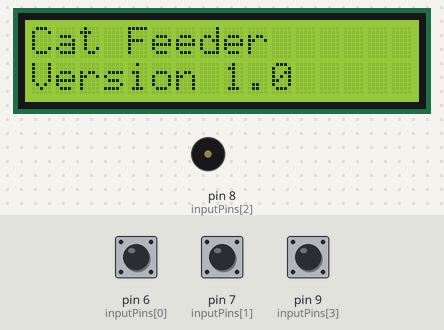
Simulated run of this sketch. Board: Arduino Uno, built with avr-gcc and run on an emulated ATmega328P. Shown: 16×2 character LCD, buzzer (waves = sounding). The inputs (shaded band) are chosen by the test bench; at power-on: pin 7 (inputPins[1]) HIGH, pin 6 (inputPins[0]) HIGH, pin 9 (inputPins[3]) HIGH. The local clock reads 2024-03-15 10:24:30 at power-on unless the sketch sets it.

Above: at 3.5 s.
3.6 s: pin 7 (inputPins[1]) pulled LOW for 3.2 s
At 7.4 s:
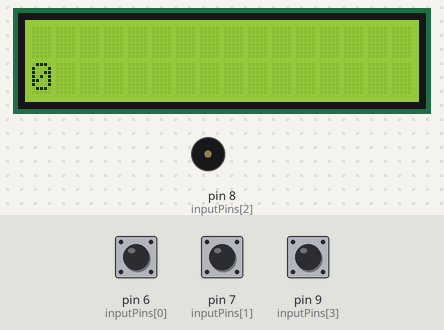
8.3 s: pin 7 (inputPins[1]) pulled LOW for 0.15 s
At 9.4 s:
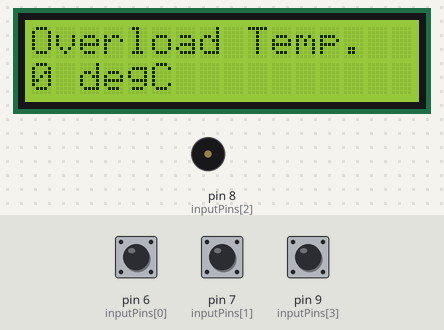
9.9 s: pin 7 (inputPins[1]) pulled LOW for 1 s
At 11.8 s:
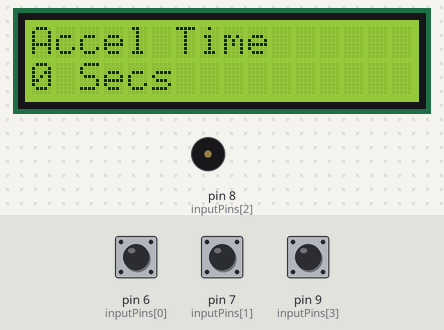
12.4 s: pin 7 (inputPins[1]) pulled LOW for 0.15 s
At 13.7 s:
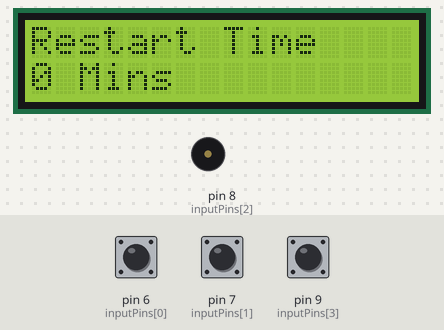
14.0 s: pin 7 (inputPins[1]) pulled LOW for 0.15 s
At 14.9 s:
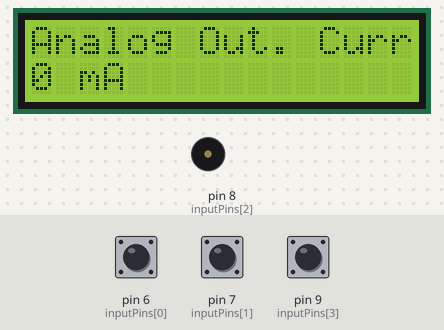
15.6 s: pin 7 (inputPins[1]) pulled LOW for 1 s
At 17.3 s:
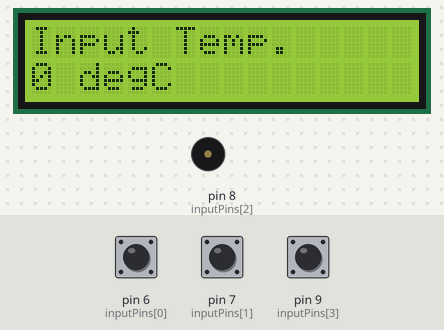
Timing chart, 0 to 18.8 s (numbered marks = the images above; inputs shaded):
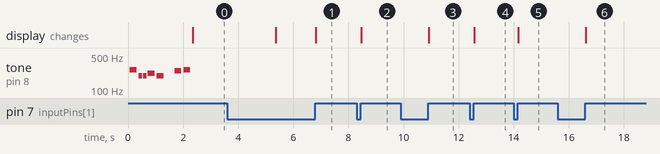

The sketch:

ArduinoCatFeeder.ino
```cpp
/*
Automatic Cat Feeder
*/


/* Step 1 : Define the libraries used, the toolboxes!*/
#include <LiquidCrystal.h>                                       //We'll need the LCD toolbox
#include <Servo.h>                                               //We'll need the Servo Toolbox
#include <DS3231.h>                                              // Real Time Clock toolbox
#include "pitches.h"                                             //To control the beeper so the cats know when it's feeding time

//-----------------------------------------------------------------------------------------------
/* Step 2: Define the components */
DS3231  rtc(SDA, SCL);                                           //We connect the RTC to the SDA and SCL
const int RS = 12, RW = 11, d4 = 5, d5 = 4, d6 = 3, d7 = 2;      //We write down the pins for the LCD
LiquidCrystal lcd(RS, RW, d4, d5, d6, d7);

//Input & Button Logic
const int numOfInputs = 4;                                       // Define how many buttons
const int inputPins[numOfInputs] = {6,7,8,9};                    // define the pins for the buttons
int inputState[numOfInputs];                                     // Create an array for storing each button
int lastInputState[numOfInputs] = {LOW,LOW,LOW,LOW};             // Set all the buttons to Low to start
bool inputFlags[numOfInputs] = {LOW,LOW,LOW,LOW};                // Set all the flags to Low
long lastDebounceTime[numOfInputs] = {0,0,0,0};                  //
long debounceDelay = 5;                                          //
const int numOfScreens = 10;                                     // Pick here How many menus you want in our case
int currentScreen = 0;                                           // First Menu will be stored in the screen 0
String screens[numOfScreens][2] = {
  {},                                                            // Menu 0, is setup in the
  {},
  {},
  {"Overload Temp.","degC"},
  {"Accel Time", "Secs"},
  {"Restart Time","Mins"},
  {"Analog Out. Curr.","mA"},
  {"Input Temp.","degC"},
  {"Run Time", "Hours"},
  {"Start Times","times"}};
int parameters[numOfScreens];

//----------------------------------------------------------------------------------------------
//Step 3 : Have some customization fun

//Special characters
 byte Cat[8]={B01001,B01111,B10111,B11101,B01110,B11101,B11100,B10011};
 byte Bell[8]={B00000,B00100,B01110,B01110,B01110,B01110,B11111,B00100};
 byte Clock[8]={B00100,B01010,B10001,B10011,B10101,B10101,B01110,B00100};

//Tone melody setup for the cats
 int melody[]={NOTE_C4,NOTE_G3,NOTE_G3,NOTE_A3,NOTE_G3,0,NOTE_B3,NOTE_C4};             // notes in the melody:
 int noteDurations[] = {4, 8, 8, 4, 4, 4, 4, 4};                                       // note durations: 4 = quarter note, 8 = eighth note, etc.:

//---------------------------------------------------------------------------------------------

void setup() {
 rtc.begin();                                                                          // Initialize the Real Time Clock
 //rtc.setTime(18,40,00);                                                              //Remove comments to set up time, then put back in comment and upload code again
 //rtc.setDate(13,6,2020);                                                             //Remove comments to set up date, then put back in comment and upload code again
 Serial.begin(9600);                                                                   // Set up the Baud rate for the serial for debugging if needed
 lcd.begin(16,2);                                                                      // Initialize the LCD 16 characters row, and 2 rows
 lcd.createChar(1, Cat);                                                               // Link the special characters created previously in the LCD
 lcd.createChar(2, Bell);
 lcd.createChar(3, Clock);
    for(int i = 0; i < numOfInputs; i++) {                                             // Initialize each button
    pinMode(inputPins[i], INPUT);                                                      // Set each pin as an inputs
    digitalWrite(inputPins[i], HIGH);                                                  // Set each input using the internal pull-up
    }
    for (int thisNote = 0; thisNote < 8; thisNote++) {
    int noteDuration = 1000 / noteDurations[thisNote];                                  // to calculate the note duration, take one second divided by the note type.
    tone(8, melody[thisNote], noteDuration);
    int pauseBetweenNotes = noteDuration * 1.30;                                        // to distinguish the notes, set a minimum time between them.the note's duration + 30% seems to work well:
    delay(pauseBetweenNotes);                                                           // add the delay previously setup
    noTone(8);                                                                          // stop the tone playing:
  }
}

void loop() {
  setInputFlags();
  resolveInputFlags();
}

void setInputFlags() {
  for(int i = 0; i < numOfInputs; i++) {                                                // Checking for the status of each button
    int reading = digitalRead(inputPins[i]);                                            // Checking on each individual button
    if (reading != lastInputState[i]) {                                                 // If the reading has changed
      lastDebounceTime[i] = millis();                                                   // Store Number of milliseconds passed since the program started
    }
    if ((millis() - lastDebounceTime[i]) > debounceDelay) {
      if (reading != inputState[i]) {
        inputState[i] = reading;
        if (inputState[i] == HIGH) {
          inputFlags[i] = HIGH;
        }
      }
    }
    lastInputState[i] = reading;
  }
}

void resolveInputFlags() {
  for(int i = 0; i < numOfInputs; i++) {
    if(inputFlags[i] == HIGH) {
      inputAction(i);
      inputFlags[i] = LOW;
      printScreen();
    }
  }
}

void inputAction(int input) {
  if(input == 0) {
    if (currentScreen == 0) {
      currentScreen = numOfScreens-1;
    }else{
      currentScreen--;
    }
  }else if(input == 1) {
    if (currentScreen == numOfScreens-1) {
      currentScreen = 0;
    }else{
      currentScreen++;
    }
  }else if(input == 2) {
    parameterChange(0);
  }else if(input == 3) {
    parameterChange(1);
  }
}

void parameterChange(int key) {
  if(key == 0) {
    parameters[currentScreen]++;
  }else if(key == 1) {
    parameters[currentScreen]--;
  }
}

void printScreen() {

  lcd.clear();
  if(currentScreen == 0){
  lcd.print("Cat Feeder");
  lcd.setCursor(0,1);
  lcd.print("Version 1.0");
  delay(3000);
  currentScreen++;
  }else if(currentScreen ==1){
   lcd.clear();
   lcd.setCursor(0,0);
   lcd.print("Time:   ");
   lcd.print(rtc.getTimeStr(FORMAT_SHORT));
   lcd.setCursor(0,1);
   lcd.print("Date: ");
   lcd.print(rtc.getDateStr(FORMAT_SHORT,FORMAT_BIGENDIAN));
   delay(1000);
  }else {
  lcd.print(screens[currentScreen][0]);
  lcd.setCursor(0,1);
  lcd.print(parameters[currentScreen]);
  lcd.print(" ");
  lcd.print(screens[currentScreen][1]);
  }
}
```

Measured:
- after the input at 3.6 s, the display: first differs from a run without the input after 3.2 s (image 1)
- after the input at 8.3 s, the display: changes after 0.16 s (image 2)
- after the input at 9.9 s, the display: changes after 1.0 s (image 3)
- after the input at 12.4 s, the display: changes after 0.16 s (image 4)
- after the input at 14.0 s, the display: changes after 0.16 s (image 5)
- after the input at 15.6 s, the display: changes after 1.0 s (image 6)
